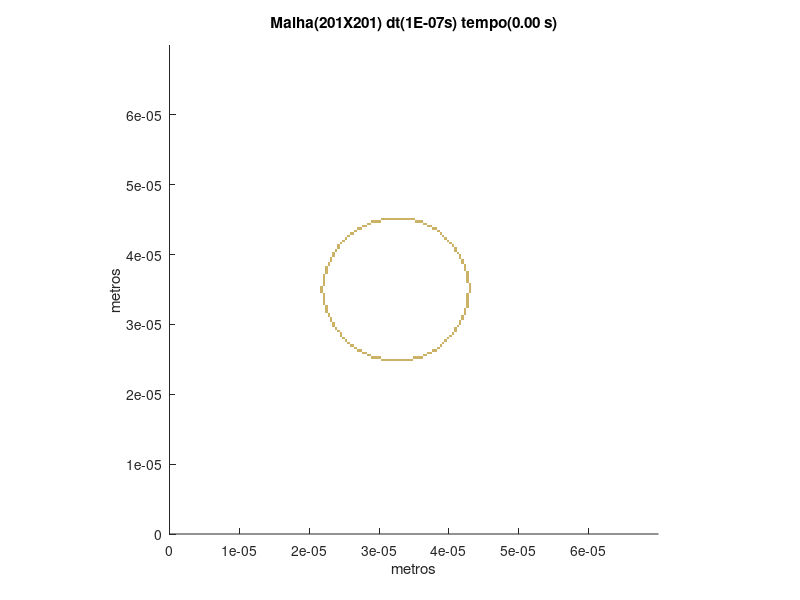

This figure's MATLAB source:
set (gca,'PlotBoxAspectRatio',[1 1 1],'Xlim',[0,7E-05],'Ylim',[0,7E-05])
hold on
title('Malha(201X201) dt(1E-07s) tempo(0.00 s)')
hold on
ylabel('metros')
hold on
xlabel('metros')
hold on

fill([3.02985074626866E-05 3.02985074626866E-05 3.06467661691542E-05 3.06467661691542E-05],[2.4726368159204E-05 2.50746268656716E-05 2.50746268656716E-05 2.4726368159204E-05],[0.8,0.7,0.4],'LineStyle','none')

fill([3.06467661691542E-05 3.06467661691542E-05 3.09950248756219E-05 3.09950248756219E-05],[2.4726368159204E-05 2.50746268656716E-05 2.50746268656716E-05 2.4726368159204E-05],[0.8,0.7,0.4],'LineStyle','none')

fill([3.09950248756219E-05 3.09950248756219E-05 3.13432835820895E-05 3.13432835820895E-05],[2.4726368159204E-05 2.50746268656716E-05 2.50746268656716E-05 2.4726368159204E-05],[0.8,0.7,0.4],'LineStyle','none')

fill([3.13432835820895E-05 3.13432835820895E-05 3.16915422885572E-05 3.16915422885572E-05],[2.4726368159204E-05 2.50746268656716E-05 2.50746268656716E-05 2.4726368159204E-05],[0.8,0.7,0.4],'LineStyle','none')

fill([3.16915422885572E-05 3.16915422885572E-05 3.20398009950249E-05 3.20398009950249E-05],[2.4726368159204E-05 2.50746268656716E-05 2.50746268656716E-05 2.4726368159204E-05],[0.8,0.7,0.4],'LineStyle','none')

fill([3.20398009950249E-05 3.20398009950249E-05 3.23880597014925E-05 3.23880597014925E-05],[2.4726368159204E-05 2.50746268656716E-05 2.50746268656716E-05 2.4726368159204E-05],[0.8,0.7,0.4],'LineStyle','none')

fill([3.23880597014925E-05 3.23880597014925E-05 3.27363184079602E-05 3.27363184079602E-05],[2.4726368159204E-05 2.50746268656716E-05 2.50746268656716E-05 2.4726368159204E-05],[0.8,0.7,0.4],'LineStyle','none')

fill([3.27363184079602E-05 3.27363184079602E-05 3.30845771144279E-05 3.30845771144279E-05],[2.4726368159204E-05 2.50746268656716E-05 2.50746268656716E-05 2.4726368159204E-05],[0.8,0.7,0.4],'LineStyle','none')

fill([3.30845771144279E-05 3.30845771144279E-05 3.34328358208955E-05 3.34328358208955E-05],[2.4726368159204E-05 2.50746268656716E-05 2.50746268656716E-05 2.4726368159204E-05],[0.8,0.7,0.4],'LineStyle','none')

fill([3.34328358208955E-05 3.34328358208955E-05 3.37810945273632E-05 3.37810945273632E-05],[2.4726368159204E-05 2.50746268656716E-05 2.50746268656716E-05 2.4726368159204E-05],[0.8,0.7,0.4],'LineStyle','none')

fill([3.37810945273632E-05 3.37810945273632E-05 3.41293532338308E-05 3.41293532338308E-05],[2.4726368159204E-05 2.50746268656716E-05 2.50746268656716E-05 2.4726368159204E-05],[0.8,0.7,0.4],'LineStyle','none')

fill([3.41293532338308E-05 3.41293532338308E-05 3.44776119402985E-05 3.44776119402985E-05],[2.4726368159204E-05 2.50746268656716E-05 2.50746268656716E-05 2.4726368159204E-05],[0.8,0.7,0.4],'LineStyle','none')

fill([3.44776119402985E-05 3.44776119402985E-05 3.48258706467662E-05 3.48258706467662E-05],[2.4726368159204E-05 2.50746268656716E-05 2.50746268656716E-05 2.4726368159204E-05],[0.8,0.7,0.4],'LineStyle','none')

fill([2.89054726368159E-05 2.89054726368159E-05 2.92537313432836E-05 2.92537313432836E-05],[2.50746268656716E-05 2.54228855721393E-05 2.54228855721393E-05 2.50746268656716E-05],[0.8,0.7,0.4],'LineStyle','none')

fill([2.92537313432836E-05 2.92537313432836E-05 2.96019900497512E-05 2.96019900497512E-05],[2.50746268656716E-05 2.54228855721393E-05 2.54228855721393E-05 2.50746268656716E-05],[0.8,0.7,0.4],'LineStyle','none')

fill([2.96019900497512E-05 2.96019900497512E-05 2.99502487562189E-05 2.99502487562189E-05],[2.50746268656716E-05 2.54228855721393E-05 2.54228855721393E-05 2.50746268656716E-05],[0.8,0.7,0.4],'LineStyle','none')

fill([2.99502487562189E-05 2.99502487562189E-05 3.02985074626866E-05 3.02985074626866E-05],[2.50746268656716E-05 2.54228855721393E-05 2.54228855721393E-05 2.50746268656716E-05],[0.8,0.7,0.4],'LineStyle','none')

fill([3.48258706467662E-05 3.48258706467662E-05 3.51741293532338E-05 3.51741293532338E-05],[2.50746268656716E-05 2.54228855721393E-05 2.54228855721393E-05 2.50746268656716E-05],[0.8,0.7,0.4],'LineStyle','none')

fill([3.51741293532338E-05 3.51741293532338E-05 3.55223880597015E-05 3.55223880597015E-05],[2.50746268656716E-05 2.54228855721393E-05 2.54228855721393E-05 2.50746268656716E-05],[0.8,0.7,0.4],'LineStyle','none')

fill([3.55223880597015E-05 3.55223880597015E-05 3.58706467661692E-05 3.58706467661692E-05],[2.50746268656716E-05 2.54228855721393E-05 2.54228855721393E-05 2.50746268656716E-05],[0.8,0.7,0.4],'LineStyle','none')

fill([3.58706467661692E-05 3.58706467661692E-05 3.62189054726368E-05 3.62189054726368E-05],[2.50746268656716E-05 2.54228855721393E-05 2.54228855721393E-05 2.50746268656716E-05],[0.8,0.7,0.4],'LineStyle','none')

fill([2.82089552238806E-05 2.82089552238806E-05 2.85572139303483E-05 2.85572139303483E-05],[2.54228855721393E-05 2.5771144278607E-05 2.5771144278607E-05 2.54228855721393E-05],[0.8,0.7,0.4],'LineStyle','none')

fill([2.85572139303483E-05 2.85572139303483E-05 2.89054726368159E-05 2.89054726368159E-05],[2.54228855721393E-05 2.5771144278607E-05 2.5771144278607E-05 2.54228855721393E-05],[0.8,0.7,0.4],'LineStyle','none')

fill([3.62189054726368E-05 3.62189054726368E-05 3.65671641791045E-05 3.65671641791045E-05],[2.54228855721393E-05 2.5771144278607E-05 2.5771144278607E-05 2.54228855721393E-05],[0.8,0.7,0.4],'LineStyle','none')

fill([3.65671641791045E-05 3.65671641791045E-05 3.69154228855721E-05 3.69154228855721E-05],[2.54228855721393E-05 2.5771144278607E-05 2.5771144278607E-05 2.54228855721393E-05],[0.8,0.7,0.4],'LineStyle','none')

fill([2.75124378109453E-05 2.75124378109453E-05 2.78606965174129E-05 2.78606965174129E-05],[2.5771144278607E-05 2.61194029850746E-05 2.61194029850746E-05 2.5771144278607E-05],[0.8,0.7,0.4],'LineStyle','none')

fill([2.78606965174129E-05 2.78606965174129E-05 2.82089552238806E-05 2.82089552238806E-05],[2.5771144278607E-05 2.61194029850746E-05 2.61194029850746E-05 2.5771144278607E-05],[0.8,0.7,0.4],'LineStyle','none')

fill([3.69154228855721E-05 3.69154228855721E-05 3.72636815920398E-05 3.72636815920398E-05],[2.5771144278607E-05 2.61194029850746E-05 2.61194029850746E-05 2.5771144278607E-05],[0.8,0.7,0.4],'LineStyle','none')

fill([3.72636815920398E-05 3.72636815920398E-05 3.76119402985075E-05 3.76119402985075E-05],[2.5771144278607E-05 2.61194029850746E-05 2.61194029850746E-05 2.5771144278607E-05],[0.8,0.7,0.4],'LineStyle','none')

fill([2.68159203980099E-05 2.68159203980099E-05 2.71641791044776E-05 2.71641791044776E-05],[2.61194029850746E-05 2.64676616915423E-05 2.64676616915423E-05 2.61194029850746E-05],[0.8,0.7,0.4],'LineStyle','none')

fill([2.71641791044776E-05 2.71641791044776E-05 2.75124378109453E-05 2.75124378109453E-05],[2.61194029850746E-05 2.64676616915423E-05 2.64676616915423E-05 2.61194029850746E-05],[0.8,0.7,0.4],'LineStyle','none')

fill([3.76119402985075E-05 3.76119402985075E-05 3.79601990049751E-05 3.79601990049751E-05],[2.61194029850746E-05 2.64676616915423E-05 2.64676616915423E-05 2.61194029850746E-05],[0.8,0.7,0.4],'LineStyle','none')

fill([3.79601990049751E-05 3.79601990049751E-05 3.83084577114428E-05 3.83084577114428E-05],[2.61194029850746E-05 2.64676616915423E-05 2.64676616915423E-05 2.61194029850746E-05],[0.8,0.7,0.4],'LineStyle','none')

fill([2.64676616915423E-05 2.64676616915423E-05 2.68159203980099E-05 2.68159203980099E-05],[2.64676616915423E-05 2.68159203980099E-05 2.68159203980099E-05 2.64676616915423E-05],[0.8,0.7,0.4],'LineStyle','none')

fill([3.83084577114428E-05 3.83084577114428E-05 3.86567164179104E-05 3.86567164179104E-05],[2.64676616915423E-05 2.68159203980099E-05 2.68159203980099E-05 2.64676616915423E-05],[0.8,0.7,0.4],'LineStyle','none')

fill([2.5771144278607E-05 2.5771144278607E-05 2.61194029850746E-05 2.61194029850746E-05],[2.68159203980099E-05 2.71641791044776E-05 2.71641791044776E-05 2.68159203980099E-05],[0.8,0.7,0.4],'LineStyle','none')

fill([2.61194029850746E-05 2.61194029850746E-05 2.64676616915423E-05 2.64676616915423E-05],[2.68159203980099E-05 2.71641791044776E-05 2.71641791044776E-05 2.68159203980099E-05],[0.8,0.7,0.4],'LineStyle','none')

fill([3.86567164179104E-05 3.86567164179104E-05 3.90049751243781E-05 3.90049751243781E-05],[2.68159203980099E-05 2.71641791044776E-05 2.71641791044776E-05 2.68159203980099E-05],[0.8,0.7,0.4],'LineStyle','none')

fill([2.54228855721393E-05 2.54228855721393E-05 2.5771144278607E-05 2.5771144278607E-05],[2.71641791044776E-05 2.75124378109453E-05 2.75124378109453E-05 2.71641791044776E-05],[0.8,0.7,0.4],'LineStyle','none')

fill([3.90049751243781E-05 3.90049751243781E-05 3.93532338308458E-05 3.93532338308458E-05],[2.71641791044776E-05 2.75124378109453E-05 2.75124378109453E-05 2.71641791044776E-05],[0.8,0.7,0.4],'LineStyle','none')

fill([2.50746268656716E-05 2.50746268656716E-05 2.54228855721393E-05 2.54228855721393E-05],[2.75124378109453E-05 2.78606965174129E-05 2.78606965174129E-05 2.75124378109453E-05],[0.8,0.7,0.4],'LineStyle','none')

fill([3.93532338308458E-05 3.93532338308458E-05 3.97014925373134E-05 3.97014925373134E-05],[2.75124378109453E-05 2.78606965174129E-05 2.78606965174129E-05 2.75124378109453E-05],[0.8,0.7,0.4],'LineStyle','none')

fill([2.4726368159204E-05 2.4726368159204E-05 2.50746268656716E-05 2.50746268656716E-05],[2.78606965174129E-05 2.82089552238806E-05 2.82089552238806E-05 2.78606965174129E-05],[0.8,0.7,0.4],'LineStyle','none')

fill([3.97014925373134E-05 3.97014925373134E-05 4.00497512437811E-05 4.00497512437811E-05],[2.78606965174129E-05 2.82089552238806E-05 2.82089552238806E-05 2.78606965174129E-05],[0.8,0.7,0.4],'LineStyle','none')

fill([2.43781094527363E-05 2.43781094527363E-05 2.4726368159204E-05 2.4726368159204E-05],[2.82089552238806E-05 2.85572139303483E-05 2.85572139303483E-05 2.82089552238806E-05],[0.8,0.7,0.4],'LineStyle','none')

fill([4.00497512437811E-05 4.00497512437811E-05 4.03980099502488E-05 4.03980099502488E-05],[2.82089552238806E-05 2.85572139303483E-05 2.85572139303483E-05 2.82089552238806E-05],[0.8,0.7,0.4],'LineStyle','none')

fill([2.43781094527363E-05 2.43781094527363E-05 2.4726368159204E-05 2.4726368159204E-05],[2.85572139303483E-05 2.89054726368159E-05 2.89054726368159E-05 2.85572139303483E-05],[0.8,0.7,0.4],'LineStyle','none')

fill([4.03980099502488E-05 4.03980099502488E-05 4.07462686567164E-05 4.07462686567164E-05],[2.85572139303483E-05 2.89054726368159E-05 2.89054726368159E-05 2.85572139303483E-05],[0.8,0.7,0.4],'LineStyle','none')

fill([2.40298507462687E-05 2.40298507462687E-05 2.43781094527363E-05 2.43781094527363E-05],[2.89054726368159E-05 2.92537313432836E-05 2.92537313432836E-05 2.89054726368159E-05],[0.8,0.7,0.4],'LineStyle','none')

fill([4.07462686567164E-05 4.07462686567164E-05 4.10945273631841E-05 4.10945273631841E-05],[2.89054726368159E-05 2.92537313432836E-05 2.92537313432836E-05 2.89054726368159E-05],[0.8,0.7,0.4],'LineStyle','none')

fill([2.3681592039801E-05 2.3681592039801E-05 2.40298507462687E-05 2.40298507462687E-05],[2.92537313432836E-05 2.96019900497512E-05 2.96019900497512E-05 2.92537313432836E-05],[0.8,0.7,0.4],'LineStyle','none')

fill([4.07462686567164E-05 4.07462686567164E-05 4.10945273631841E-05 4.10945273631841E-05],[2.92537313432836E-05 2.96019900497512E-05 2.96019900497512E-05 2.92537313432836E-05],[0.8,0.7,0.4],'LineStyle','none')

fill([2.33333333333333E-05 2.33333333333333E-05 2.3681592039801E-05 2.3681592039801E-05],[2.96019900497512E-05 2.99502487562189E-05 2.99502487562189E-05 2.96019900497512E-05],[0.8,0.7,0.4],'LineStyle','none')

fill([4.10945273631841E-05 4.10945273631841E-05 4.14427860696517E-05 4.14427860696517E-05],[2.96019900497512E-05 2.99502487562189E-05 2.99502487562189E-05 2.96019900497512E-05],[0.8,0.7,0.4],'LineStyle','none')

fill([2.33333333333333E-05 2.33333333333333E-05 2.3681592039801E-05 2.3681592039801E-05],[2.99502487562189E-05 3.02985074626866E-05 3.02985074626866E-05 2.99502487562189E-05],[0.8,0.7,0.4],'LineStyle','none')

fill([4.14427860696517E-05 4.14427860696517E-05 4.17910447761194E-05 4.17910447761194E-05],[2.99502487562189E-05 3.02985074626866E-05 3.02985074626866E-05 2.99502487562189E-05],[0.8,0.7,0.4],'LineStyle','none')

fill([2.29850746268657E-05 2.29850746268657E-05 2.33333333333333E-05 2.33333333333333E-05],[3.02985074626866E-05 3.06467661691542E-05 3.06467661691542E-05 3.02985074626866E-05],[0.8,0.7,0.4],'LineStyle','none')

fill([4.14427860696517E-05 4.14427860696517E-05 4.17910447761194E-05 4.17910447761194E-05],[3.02985074626866E-05 3.06467661691542E-05 3.06467661691542E-05 3.02985074626866E-05],[0.8,0.7,0.4],'LineStyle','none')

fill([2.29850746268657E-05 2.29850746268657E-05 2.33333333333333E-05 2.33333333333333E-05],[3.06467661691542E-05 3.09950248756219E-05 3.09950248756219E-05 3.06467661691542E-05],[0.8,0.7,0.4],'LineStyle','none')

fill([4.17910447761194E-05 4.17910447761194E-05 4.21393034825871E-05 4.21393034825871E-05],[3.06467661691542E-05 3.09950248756219E-05 3.09950248756219E-05 3.06467661691542E-05],[0.8,0.7,0.4],'LineStyle','none')

fill([2.2636815920398E-05 2.2636815920398E-05 2.29850746268657E-05 2.29850746268657E-05],[3.09950248756219E-05 3.13432835820895E-05 3.13432835820895E-05 3.09950248756219E-05],[0.8,0.7,0.4],'LineStyle','none')

fill([4.17910447761194E-05 4.17910447761194E-05 4.21393034825871E-05 4.21393034825871E-05],[3.09950248756219E-05 3.13432835820895E-05 3.13432835820895E-05 3.09950248756219E-05],[0.8,0.7,0.4],'LineStyle','none')

fill([2.2636815920398E-05 2.2636815920398E-05 2.29850746268657E-05 2.29850746268657E-05],[3.13432835820895E-05 3.16915422885572E-05 3.16915422885572E-05 3.13432835820895E-05],[0.8,0.7,0.4],'LineStyle','none')

fill([4.21393034825871E-05 4.21393034825871E-05 4.24875621890547E-05 4.24875621890547E-05],[3.13432835820895E-05 3.16915422885572E-05 3.16915422885572E-05 3.13432835820895E-05],[0.8,0.7,0.4],'LineStyle','none')

fill([2.22885572139303E-05 2.22885572139303E-05 2.2636815920398E-05 2.2636815920398E-05],[3.16915422885572E-05 3.20398009950249E-05 3.20398009950249E-05 3.16915422885572E-05],[0.8,0.7,0.4],'LineStyle','none')

fill([4.21393034825871E-05 4.21393034825871E-05 4.24875621890547E-05 4.24875621890547E-05],[3.16915422885572E-05 3.20398009950249E-05 3.20398009950249E-05 3.16915422885572E-05],[0.8,0.7,0.4],'LineStyle','none')

fill([2.22885572139303E-05 2.22885572139303E-05 2.2636815920398E-05 2.2636815920398E-05],[3.20398009950249E-05 3.23880597014925E-05 3.23880597014925E-05 3.20398009950249E-05],[0.8,0.7,0.4],'LineStyle','none')

fill([4.21393034825871E-05 4.21393034825871E-05 4.24875621890547E-05 4.24875621890547E-05],[3.20398009950249E-05 3.23880597014925E-05 3.23880597014925E-05 3.20398009950249E-05],[0.8,0.7,0.4],'LineStyle','none')

fill([2.22885572139303E-05 2.22885572139303E-05 2.2636815920398E-05 2.2636815920398E-05],[3.23880597014925E-05 3.27363184079602E-05 3.27363184079602E-05 3.23880597014925E-05],[0.8,0.7,0.4],'LineStyle','none')

fill([4.24875621890547E-05 4.24875621890547E-05 4.28358208955224E-05 4.28358208955224E-05],[3.23880597014925E-05 3.27363184079602E-05 3.27363184079602E-05 3.23880597014925E-05],[0.8,0.7,0.4],'LineStyle','none')

fill([2.19402985074627E-05 2.19402985074627E-05 2.22885572139303E-05 2.22885572139303E-05],[3.27363184079602E-05 3.30845771144279E-05 3.30845771144279E-05 3.27363184079602E-05],[0.8,0.7,0.4],'LineStyle','none')

fill([4.24875621890547E-05 4.24875621890547E-05 4.28358208955224E-05 4.28358208955224E-05],[3.27363184079602E-05 3.30845771144279E-05 3.30845771144279E-05 3.27363184079602E-05],[0.8,0.7,0.4],'LineStyle','none')

fill([2.19402985074627E-05 2.19402985074627E-05 2.22885572139303E-05 2.22885572139303E-05],[3.30845771144279E-05 3.34328358208955E-05 3.34328358208955E-05 3.30845771144279E-05],[0.8,0.7,0.4],'LineStyle','none')

fill([4.24875621890547E-05 4.24875621890547E-05 4.28358208955224E-05 4.28358208955224E-05],[3.30845771144279E-05 3.34328358208955E-05 3.34328358208955E-05 3.30845771144279E-05],[0.8,0.7,0.4],'LineStyle','none')

fill([2.19402985074627E-05 2.19402985074627E-05 2.22885572139303E-05 2.22885572139303E-05],[3.34328358208955E-05 3.37810945273632E-05 3.37810945273632E-05 3.34328358208955E-05],[0.8,0.7,0.4],'LineStyle','none')

fill([4.24875621890547E-05 4.24875621890547E-05 4.28358208955224E-05 4.28358208955224E-05],[3.34328358208955E-05 3.37810945273632E-05 3.37810945273632E-05 3.34328358208955E-05],[0.8,0.7,0.4],'LineStyle','none')

fill([2.19402985074627E-05 2.19402985074627E-05 2.22885572139303E-05 2.22885572139303E-05],[3.37810945273632E-05 3.41293532338308E-05 3.41293532338308E-05 3.37810945273632E-05],[0.8,0.7,0.4],'LineStyle','none')

fill([4.24875621890547E-05 4.24875621890547E-05 4.28358208955224E-05 4.28358208955224E-05],[3.37810945273632E-05 3.41293532338308E-05 3.41293532338308E-05 3.37810945273632E-05],[0.8,0.7,0.4],'LineStyle','none')

fill([2.19402985074627E-05 2.19402985074627E-05 2.22885572139303E-05 2.22885572139303E-05],[3.41293532338308E-05 3.44776119402985E-05 3.44776119402985E-05 3.41293532338308E-05],[0.8,0.7,0.4],'LineStyle','none')

fill([4.24875621890547E-05 4.24875621890547E-05 4.28358208955224E-05 4.28358208955224E-05],[3.41293532338308E-05 3.44776119402985E-05 3.44776119402985E-05 3.41293532338308E-05],[0.8,0.7,0.4],'LineStyle','none')

fill([2.1592039800995E-05 2.1592039800995E-05 2.19402985074627E-05 2.19402985074627E-05],[3.44776119402985E-05 3.48258706467662E-05 3.48258706467662E-05 3.44776119402985E-05],[0.8,0.7,0.4],'LineStyle','none')

fill([4.28358208955224E-05 4.28358208955224E-05 4.318407960199E-05 4.318407960199E-05],[3.44776119402985E-05 3.48258706467662E-05 3.48258706467662E-05 3.44776119402985E-05],[0.8,0.7,0.4],'LineStyle','none')

fill([2.1592039800995E-05 2.1592039800995E-05 2.19402985074627E-05 2.19402985074627E-05],[3.48258706467662E-05 3.51741293532338E-05 3.51741293532338E-05 3.48258706467662E-05],[0.8,0.7,0.4],'LineStyle','none')

fill([4.28358208955224E-05 4.28358208955224E-05 4.318407960199E-05 4.318407960199E-05],[3.48258706467662E-05 3.51741293532338E-05 3.51741293532338E-05 3.48258706467662E-05],[0.8,0.7,0.4],'LineStyle','none')

fill([2.1592039800995E-05 2.1592039800995E-05 2.19402985074627E-05 2.19402985074627E-05],[3.51741293532338E-05 3.55223880597015E-05 3.55223880597015E-05 3.51741293532338E-05],[0.8,0.7,0.4],'LineStyle','none')

fill([4.28358208955224E-05 4.28358208955224E-05 4.318407960199E-05 4.318407960199E-05],[3.51741293532338E-05 3.55223880597015E-05 3.55223880597015E-05 3.51741293532338E-05],[0.8,0.7,0.4],'LineStyle','none')

fill([2.19402985074627E-05 2.19402985074627E-05 2.22885572139303E-05 2.22885572139303E-05],[3.55223880597015E-05 3.58706467661692E-05 3.58706467661692E-05 3.55223880597015E-05],[0.8,0.7,0.4],'LineStyle','none')

fill([4.28358208955224E-05 4.28358208955224E-05 4.318407960199E-05 4.318407960199E-05],[3.55223880597015E-05 3.58706467661692E-05 3.58706467661692E-05 3.55223880597015E-05],[0.8,0.7,0.4],'LineStyle','none')

fill([2.19402985074627E-05 2.19402985074627E-05 2.22885572139303E-05 2.22885572139303E-05],[3.58706467661692E-05 3.62189054726368E-05 3.62189054726368E-05 3.58706467661692E-05],[0.8,0.7,0.4],'LineStyle','none')

fill([4.24875621890547E-05 4.24875621890547E-05 4.28358208955224E-05 4.28358208955224E-05],[3.58706467661692E-05 3.62189054726368E-05 3.62189054726368E-05 3.58706467661692E-05],[0.8,0.7,0.4],'LineStyle','none')

fill([2.19402985074627E-05 2.19402985074627E-05 2.22885572139303E-05 2.22885572139303E-05],[3.62189054726368E-05 3.65671641791045E-05 3.65671641791045E-05 3.62189054726368E-05],[0.8,0.7,0.4],'LineStyle','none')

fill([4.24875621890547E-05 4.24875621890547E-05 4.28358208955224E-05 4.28358208955224E-05],[3.62189054726368E-05 3.65671641791045E-05 3.65671641791045E-05 3.62189054726368E-05],[0.8,0.7,0.4],'LineStyle','none')

fill([2.19402985074627E-05 2.19402985074627E-05 2.22885572139303E-05 2.22885572139303E-05],[3.65671641791045E-05 3.69154228855721E-05 3.69154228855721E-05 3.65671641791045E-05],[0.8,0.7,0.4],'LineStyle','none')

fill([4.24875621890547E-05 4.24875621890547E-05 4.28358208955224E-05 4.28358208955224E-05],[3.65671641791045E-05 3.69154228855721E-05 3.69154228855721E-05 3.65671641791045E-05],[0.8,0.7,0.4],'LineStyle','none')

fill([2.19402985074627E-05 2.19402985074627E-05 2.22885572139303E-05 2.22885572139303E-05],[3.69154228855721E-05 3.72636815920398E-05 3.72636815920398E-05 3.69154228855721E-05],[0.8,0.7,0.4],'LineStyle','none')

fill([4.24875621890547E-05 4.24875621890547E-05 4.28358208955224E-05 4.28358208955224E-05],[3.69154228855721E-05 3.72636815920398E-05 3.72636815920398E-05 3.69154228855721E-05],[0.8,0.7,0.4],'LineStyle','none')

fill([2.22885572139303E-05 2.22885572139303E-05 2.2636815920398E-05 2.2636815920398E-05],[3.72636815920398E-05 3.76119402985075E-05 3.76119402985075E-05 3.72636815920398E-05],[0.8,0.7,0.4],'LineStyle','none')

fill([4.24875621890547E-05 4.24875621890547E-05 4.28358208955224E-05 4.28358208955224E-05],[3.72636815920398E-05 3.76119402985075E-05 3.76119402985075E-05 3.72636815920398E-05],[0.8,0.7,0.4],'LineStyle','none')

fill([2.22885572139303E-05 2.22885572139303E-05 2.2636815920398E-05 2.2636815920398E-05],[3.76119402985075E-05 3.79601990049751E-05 3.79601990049751E-05 3.76119402985075E-05],[0.8,0.7,0.4],'LineStyle','none')

fill([4.21393034825871E-05 4.21393034825871E-05 4.24875621890547E-05 4.24875621890547E-05],[3.76119402985075E-05 3.79601990049751E-05 3.79601990049751E-05 3.76119402985075E-05],[0.8,0.7,0.4],'LineStyle','none')

fill([2.22885572139303E-05 2.22885572139303E-05 2.2636815920398E-05 2.2636815920398E-05],[3.79601990049751E-05 3.83084577114428E-05 3.83084577114428E-05 3.79601990049751E-05],[0.8,0.7,0.4],'LineStyle','none')

fill([4.21393034825871E-05 4.21393034825871E-05 4.24875621890547E-05 4.24875621890547E-05],[3.79601990049751E-05 3.83084577114428E-05 3.83084577114428E-05 3.79601990049751E-05],[0.8,0.7,0.4],'LineStyle','none')

fill([2.2636815920398E-05 2.2636815920398E-05 2.29850746268657E-05 2.29850746268657E-05],[3.83084577114428E-05 3.86567164179104E-05 3.86567164179104E-05 3.83084577114428E-05],[0.8,0.7,0.4],'LineStyle','none')

fill([4.21393034825871E-05 4.21393034825871E-05 4.24875621890547E-05 4.24875621890547E-05],[3.83084577114428E-05 3.86567164179104E-05 3.86567164179104E-05 3.83084577114428E-05],[0.8,0.7,0.4],'LineStyle','none')

fill([2.2636815920398E-05 2.2636815920398E-05 2.29850746268657E-05 2.29850746268657E-05],[3.86567164179104E-05 3.90049751243781E-05 3.90049751243781E-05 3.86567164179104E-05],[0.8,0.7,0.4],'LineStyle','none')

fill([4.17910447761194E-05 4.17910447761194E-05 4.21393034825871E-05 4.21393034825871E-05],[3.86567164179104E-05 3.90049751243781E-05 3.90049751243781E-05 3.86567164179104E-05],[0.8,0.7,0.4],'LineStyle','none')

fill([2.29850746268657E-05 2.29850746268657E-05 2.33333333333333E-05 2.33333333333333E-05],[3.90049751243781E-05 3.93532338308458E-05 3.93532338308458E-05 3.90049751243781E-05],[0.8,0.7,0.4],'LineStyle','none')

fill([4.17910447761194E-05 4.17910447761194E-05 4.21393034825871E-05 4.21393034825871E-05],[3.90049751243781E-05 3.93532338308458E-05 3.93532338308458E-05 3.90049751243781E-05],[0.8,0.7,0.4],'LineStyle','none')

fill([2.29850746268657E-05 2.29850746268657E-05 2.33333333333333E-05 2.33333333333333E-05],[3.93532338308458E-05 3.97014925373134E-05 3.97014925373134E-05 3.93532338308458E-05],[0.8,0.7,0.4],'LineStyle','none')

fill([4.14427860696517E-05 4.14427860696517E-05 4.17910447761194E-05 4.17910447761194E-05],[3.93532338308458E-05 3.97014925373134E-05 3.97014925373134E-05 3.93532338308458E-05],[0.8,0.7,0.4],'LineStyle','none')

fill([2.33333333333333E-05 2.33333333333333E-05 2.3681592039801E-05 2.3681592039801E-05],[3.97014925373134E-05 4.00497512437811E-05 4.00497512437811E-05 3.97014925373134E-05],[0.8,0.7,0.4],'LineStyle','none')

fill([4.14427860696517E-05 4.14427860696517E-05 4.17910447761194E-05 4.17910447761194E-05],[3.97014925373134E-05 4.00497512437811E-05 4.00497512437811E-05 3.97014925373134E-05],[0.8,0.7,0.4],'LineStyle','none')

fill([2.33333333333333E-05 2.33333333333333E-05 2.3681592039801E-05 2.3681592039801E-05],[4.00497512437811E-05 4.03980099502488E-05 4.03980099502488E-05 4.00497512437811E-05],[0.8,0.7,0.4],'LineStyle','none')

fill([4.10945273631841E-05 4.10945273631841E-05 4.14427860696517E-05 4.14427860696517E-05],[4.00497512437811E-05 4.03980099502488E-05 4.03980099502488E-05 4.00497512437811E-05],[0.8,0.7,0.4],'LineStyle','none')

fill([2.3681592039801E-05 2.3681592039801E-05 2.40298507462687E-05 2.40298507462687E-05],[4.03980099502488E-05 4.07462686567164E-05 4.07462686567164E-05 4.03980099502488E-05],[0.8,0.7,0.4],'LineStyle','none')

fill([4.07462686567164E-05 4.07462686567164E-05 4.10945273631841E-05 4.10945273631841E-05],[4.03980099502488E-05 4.07462686567164E-05 4.07462686567164E-05 4.03980099502488E-05],[0.8,0.7,0.4],'LineStyle','none')

fill([2.40298507462687E-05 2.40298507462687E-05 2.43781094527363E-05 2.43781094527363E-05],[4.07462686567164E-05 4.10945273631841E-05 4.10945273631841E-05 4.07462686567164E-05],[0.8,0.7,0.4],'LineStyle','none')

fill([4.07462686567164E-05 4.07462686567164E-05 4.10945273631841E-05 4.10945273631841E-05],[4.07462686567164E-05 4.10945273631841E-05 4.10945273631841E-05 4.07462686567164E-05],[0.8,0.7,0.4],'LineStyle','none')

fill([2.40298507462687E-05 2.40298507462687E-05 2.43781094527363E-05 2.43781094527363E-05],[4.10945273631841E-05 4.14427860696517E-05 4.14427860696517E-05 4.10945273631841E-05],[0.8,0.7,0.4],'LineStyle','none')

fill([4.03980099502488E-05 4.03980099502488E-05 4.07462686567164E-05 4.07462686567164E-05],[4.10945273631841E-05 4.14427860696517E-05 4.14427860696517E-05 4.10945273631841E-05],[0.8,0.7,0.4],'LineStyle','none')

fill([2.43781094527363E-05 2.43781094527363E-05 2.4726368159204E-05 2.4726368159204E-05],[4.14427860696517E-05 4.17910447761194E-05 4.17910447761194E-05 4.14427860696517E-05],[0.8,0.7,0.4],'LineStyle','none')

fill([4.00497512437811E-05 4.00497512437811E-05 4.03980099502488E-05 4.03980099502488E-05],[4.14427860696517E-05 4.17910447761194E-05 4.17910447761194E-05 4.14427860696517E-05],[0.8,0.7,0.4],'LineStyle','none')

fill([2.4726368159204E-05 2.4726368159204E-05 2.50746268656716E-05 2.50746268656716E-05],[4.17910447761194E-05 4.21393034825871E-05 4.21393034825871E-05 4.17910447761194E-05],[0.8,0.7,0.4],'LineStyle','none')

fill([3.97014925373134E-05 3.97014925373134E-05 4.00497512437811E-05 4.00497512437811E-05],[4.17910447761194E-05 4.21393034825871E-05 4.21393034825871E-05 4.17910447761194E-05],[0.8,0.7,0.4],'LineStyle','none')

fill([2.50746268656716E-05 2.50746268656716E-05 2.54228855721393E-05 2.54228855721393E-05],[4.21393034825871E-05 4.24875621890547E-05 4.24875621890547E-05 4.21393034825871E-05],[0.8,0.7,0.4],'LineStyle','none')

fill([3.93532338308458E-05 3.93532338308458E-05 3.97014925373134E-05 3.97014925373134E-05],[4.21393034825871E-05 4.24875621890547E-05 4.24875621890547E-05 4.21393034825871E-05],[0.8,0.7,0.4],'LineStyle','none')

fill([2.54228855721393E-05 2.54228855721393E-05 2.5771144278607E-05 2.5771144278607E-05],[4.24875621890547E-05 4.28358208955224E-05 4.28358208955224E-05 4.24875621890547E-05],[0.8,0.7,0.4],'LineStyle','none')

fill([3.90049751243781E-05 3.90049751243781E-05 3.93532338308458E-05 3.93532338308458E-05],[4.24875621890547E-05 4.28358208955224E-05 4.28358208955224E-05 4.24875621890547E-05],[0.8,0.7,0.4],'LineStyle','none')

fill([2.5771144278607E-05 2.5771144278607E-05 2.61194029850746E-05 2.61194029850746E-05],[4.28358208955224E-05 4.318407960199E-05 4.318407960199E-05 4.28358208955224E-05],[0.8,0.7,0.4],'LineStyle','none')

fill([2.61194029850746E-05 2.61194029850746E-05 2.64676616915423E-05 2.64676616915423E-05],[4.28358208955224E-05 4.318407960199E-05 4.318407960199E-05 4.28358208955224E-05],[0.8,0.7,0.4],'LineStyle','none')

fill([3.86567164179104E-05 3.86567164179104E-05 3.90049751243781E-05 3.90049751243781E-05],[4.28358208955224E-05 4.318407960199E-05 4.318407960199E-05 4.28358208955224E-05],[0.8,0.7,0.4],'LineStyle','none')

fill([2.64676616915423E-05 2.64676616915423E-05 2.68159203980099E-05 2.68159203980099E-05],[4.318407960199E-05 4.35323383084577E-05 4.35323383084577E-05 4.318407960199E-05],[0.8,0.7,0.4],'LineStyle','none')

fill([3.83084577114428E-05 3.83084577114428E-05 3.86567164179104E-05 3.86567164179104E-05],[4.318407960199E-05 4.35323383084577E-05 4.35323383084577E-05 4.318407960199E-05],[0.8,0.7,0.4],'LineStyle','none')

fill([2.68159203980099E-05 2.68159203980099E-05 2.71641791044776E-05 2.71641791044776E-05],[4.35323383084577E-05 4.38805970149254E-05 4.38805970149254E-05 4.35323383084577E-05],[0.8,0.7,0.4],'LineStyle','none')

fill([2.71641791044776E-05 2.71641791044776E-05 2.75124378109453E-05 2.75124378109453E-05],[4.35323383084577E-05 4.38805970149254E-05 4.38805970149254E-05 4.35323383084577E-05],[0.8,0.7,0.4],'LineStyle','none')

fill([3.76119402985075E-05 3.76119402985075E-05 3.79601990049751E-05 3.79601990049751E-05],[4.35323383084577E-05 4.38805970149254E-05 4.38805970149254E-05 4.35323383084577E-05],[0.8,0.7,0.4],'LineStyle','none')

fill([3.79601990049751E-05 3.79601990049751E-05 3.83084577114428E-05 3.83084577114428E-05],[4.35323383084577E-05 4.38805970149254E-05 4.38805970149254E-05 4.35323383084577E-05],[0.8,0.7,0.4],'LineStyle','none')

fill([2.75124378109453E-05 2.75124378109453E-05 2.78606965174129E-05 2.78606965174129E-05],[4.38805970149254E-05 4.4228855721393E-05 4.4228855721393E-05 4.38805970149254E-05],[0.8,0.7,0.4],'LineStyle','none')

fill([2.78606965174129E-05 2.78606965174129E-05 2.82089552238806E-05 2.82089552238806E-05],[4.38805970149254E-05 4.4228855721393E-05 4.4228855721393E-05 4.38805970149254E-05],[0.8,0.7,0.4],'LineStyle','none')

fill([3.69154228855721E-05 3.69154228855721E-05 3.72636815920398E-05 3.72636815920398E-05],[4.38805970149254E-05 4.4228855721393E-05 4.4228855721393E-05 4.38805970149254E-05],[0.8,0.7,0.4],'LineStyle','none')

fill([3.72636815920398E-05 3.72636815920398E-05 3.76119402985075E-05 3.76119402985075E-05],[4.38805970149254E-05 4.4228855721393E-05 4.4228855721393E-05 4.38805970149254E-05],[0.8,0.7,0.4],'LineStyle','none')

fill([2.82089552238806E-05 2.82089552238806E-05 2.85572139303483E-05 2.85572139303483E-05],[4.4228855721393E-05 4.45771144278607E-05 4.45771144278607E-05 4.4228855721393E-05],[0.8,0.7,0.4],'LineStyle','none')

fill([2.85572139303483E-05 2.85572139303483E-05 2.89054726368159E-05 2.89054726368159E-05],[4.4228855721393E-05 4.45771144278607E-05 4.45771144278607E-05 4.4228855721393E-05],[0.8,0.7,0.4],'LineStyle','none')

fill([3.62189054726368E-05 3.62189054726368E-05 3.65671641791045E-05 3.65671641791045E-05],[4.4228855721393E-05 4.45771144278607E-05 4.45771144278607E-05 4.4228855721393E-05],[0.8,0.7,0.4],'LineStyle','none')

fill([3.65671641791045E-05 3.65671641791045E-05 3.69154228855721E-05 3.69154228855721E-05],[4.4228855721393E-05 4.45771144278607E-05 4.45771144278607E-05 4.4228855721393E-05],[0.8,0.7,0.4],'LineStyle','none')

fill([2.89054726368159E-05 2.89054726368159E-05 2.92537313432836E-05 2.92537313432836E-05],[4.45771144278607E-05 4.49253731343284E-05 4.49253731343284E-05 4.45771144278607E-05],[0.8,0.7,0.4],'LineStyle','none')

fill([2.92537313432836E-05 2.92537313432836E-05 2.96019900497512E-05 2.96019900497512E-05],[4.45771144278607E-05 4.49253731343284E-05 4.49253731343284E-05 4.45771144278607E-05],[0.8,0.7,0.4],'LineStyle','none')

fill([2.96019900497512E-05 2.96019900497512E-05 2.99502487562189E-05 2.99502487562189E-05],[4.45771144278607E-05 4.49253731343284E-05 4.49253731343284E-05 4.45771144278607E-05],[0.8,0.7,0.4],'LineStyle','none')

fill([2.99502487562189E-05 2.99502487562189E-05 3.02985074626866E-05 3.02985074626866E-05],[4.45771144278607E-05 4.49253731343284E-05 4.49253731343284E-05 4.45771144278607E-05],[0.8,0.7,0.4],'LineStyle','none')

fill([3.51741293532338E-05 3.51741293532338E-05 3.55223880597015E-05 3.55223880597015E-05],[4.45771144278607E-05 4.49253731343284E-05 4.49253731343284E-05 4.45771144278607E-05],[0.8,0.7,0.4],'LineStyle','none')

fill([3.55223880597015E-05 3.55223880597015E-05 3.58706467661692E-05 3.58706467661692E-05],[4.45771144278607E-05 4.49253731343284E-05 4.49253731343284E-05 4.45771144278607E-05],[0.8,0.7,0.4],'LineStyle','none')

fill([3.58706467661692E-05 3.58706467661692E-05 3.62189054726368E-05 3.62189054726368E-05],[4.45771144278607E-05 4.49253731343284E-05 4.49253731343284E-05 4.45771144278607E-05],[0.8,0.7,0.4],'LineStyle','none')

fill([3.02985074626866E-05 3.02985074626866E-05 3.06467661691542E-05 3.06467661691542E-05],[4.49253731343284E-05 4.5273631840796E-05 4.5273631840796E-05 4.49253731343284E-05],[0.8,0.7,0.4],'LineStyle','none')

fill([3.06467661691542E-05 3.06467661691542E-05 3.09950248756219E-05 3.09950248756219E-05],[4.49253731343284E-05 4.5273631840796E-05 4.5273631840796E-05 4.49253731343284E-05],[0.8,0.7,0.4],'LineStyle','none')

fill([3.09950248756219E-05 3.09950248756219E-05 3.13432835820895E-05 3.13432835820895E-05],[4.49253731343284E-05 4.5273631840796E-05 4.5273631840796E-05 4.49253731343284E-05],[0.8,0.7,0.4],'LineStyle','none')

fill([3.13432835820895E-05 3.13432835820895E-05 3.16915422885572E-05 3.16915422885572E-05],[4.49253731343284E-05 4.5273631840796E-05 4.5273631840796E-05 4.49253731343284E-05],[0.8,0.7,0.4],'LineStyle','none')

fill([3.16915422885572E-05 3.16915422885572E-05 3.20398009950249E-05 3.20398009950249E-05],[4.49253731343284E-05 4.5273631840796E-05 4.5273631840796E-05 4.49253731343284E-05],[0.8,0.7,0.4],'LineStyle','none')

fill([3.20398009950249E-05 3.20398009950249E-05 3.23880597014925E-05 3.23880597014925E-05],[4.49253731343284E-05 4.5273631840796E-05 4.5273631840796E-05 4.49253731343284E-05],[0.8,0.7,0.4],'LineStyle','none')

fill([3.23880597014925E-05 3.23880597014925E-05 3.27363184079602E-05 3.27363184079602E-05],[4.49253731343284E-05 4.5273631840796E-05 4.5273631840796E-05 4.49253731343284E-05],[0.8,0.7,0.4],'LineStyle','none')

fill([3.27363184079602E-05 3.27363184079602E-05 3.30845771144279E-05 3.30845771144279E-05],[4.49253731343284E-05 4.5273631840796E-05 4.5273631840796E-05 4.49253731343284E-05],[0.8,0.7,0.4],'LineStyle','none')

fill([3.30845771144279E-05 3.30845771144279E-05 3.34328358208955E-05 3.34328358208955E-05],[4.49253731343284E-05 4.5273631840796E-05 4.5273631840796E-05 4.49253731343284E-05],[0.8,0.7,0.4],'LineStyle','none')

fill([3.34328358208955E-05 3.34328358208955E-05 3.37810945273632E-05 3.37810945273632E-05],[4.49253731343284E-05 4.5273631840796E-05 4.5273631840796E-05 4.49253731343284E-05],[0.8,0.7,0.4],'LineStyle','none')

fill([3.37810945273632E-05 3.37810945273632E-05 3.41293532338308E-05 3.41293532338308E-05],[4.49253731343284E-05 4.5273631840796E-05 4.5273631840796E-05 4.49253731343284E-05],[0.8,0.7,0.4],'LineStyle','none')

fill([3.41293532338308E-05 3.41293532338308E-05 3.44776119402985E-05 3.44776119402985E-05],[4.49253731343284E-05 4.5273631840796E-05 4.5273631840796E-05 4.49253731343284E-05],[0.8,0.7,0.4],'LineStyle','none')

fill([3.44776119402985E-05 3.44776119402985E-05 3.48258706467662E-05 3.48258706467662E-05],[4.49253731343284E-05 4.5273631840796E-05 4.5273631840796E-05 4.49253731343284E-05],[0.8,0.7,0.4],'LineStyle','none')

fill([3.48258706467662E-05 3.48258706467662E-05 3.51741293532338E-05 3.51741293532338E-05],[4.49253731343284E-05 4.5273631840796E-05 4.5273631840796E-05 4.49253731343284E-05],[0.8,0.7,0.4],'LineStyle','none')
